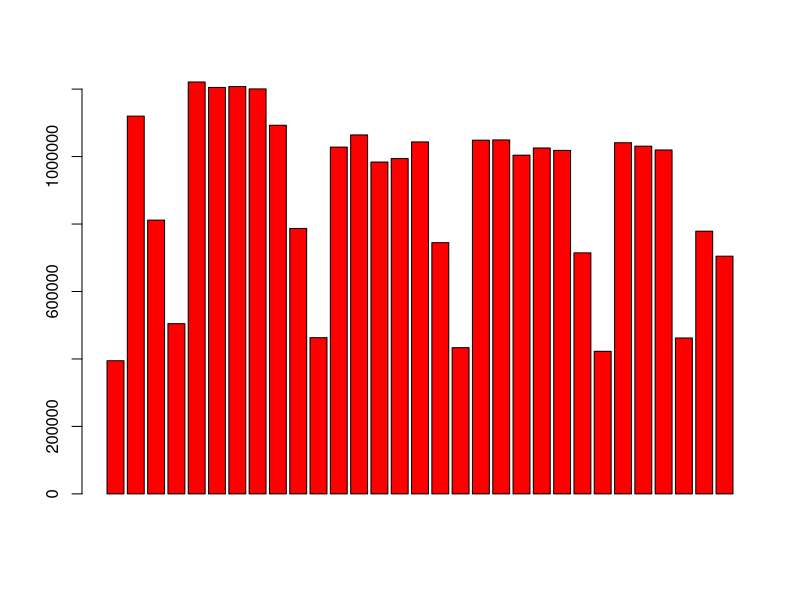

Write R code to recreate this figure.
## ---- chunk 1
library(data.table)
library(dplyr)
library(tidyr)
library(knitr)
## ---- chunk 2
dados <- fread('TP.csv',sep=';')
head(dados)
## ---- chunk 3
tdia <- group_by(dados,mes,dia,dsem) %>%
        summarise_each(funs(sum)) %>% 
        select(-hora) 
maio <- filter(tdia,mes==5) 
total = as.list(colSums(maio))
total[1:3] <- c('Total','','')
tabela <- rbindlist(list(maio,total))
kable(tabela, format = "markdown")
barplot(maio$ptot,col='red')
## ---- chunk 4
write.table(tdia,'dias_00.csv',sep=';',row.names=FALSE)
## ---- chunk 5
tmes <- group_by(tdia,mes) %>%
        summarise_each(funs(sum)) %>%
        select(-c(dia,dsem))   
total = as.list(colSums(tmes))
total[1] <- 'Total'
tabela <- rbindlist(list(tmes,total))
kable(tabela, format = "markdown")
## ---- chunk 6
dd = c('domingo','segunda-feira','terça-feira','quarta-feira','quinta-feira','sexta-feira','sábado','domingo')
mm = c('janeiro','fevereiro','março','abril','maio','junho','julho','agosto',
       'setembro','outubro','novembro','dezembro')
vmax = max(tdia$ptot)
dmax = tdia$dia[tdia$ptot==max(tdia$ptot)]
mmax = tdia$mes[tdia$ptot==max(tdia$ptot)]
dsmax = tdia$dsem[tdia$ptot==max(tdia$ptot)]
vmin = min(tdia$ptot)
dmin = tdia$dia[tdia$ptot==min(tdia$ptot)]
mmin = tdia$mes[tdia$ptot==min(tdia$ptot)]
dsmin = tdia$dsem[tdia$ptot==min(tdia$ptot)]
## ---- chunk 7
vmax = max(tmes$ptot)
mmax = tmes$mes[tmes$ptot==max(tmes$ptot)]
vmin = min(tmes$ptot)
mmin = tmes$mes[tmes$ptot==min(tmes$ptot)]
## ---- chunk 8
valid <- mutate(tmes,pint=ptot-pnin,pint=100*pint/ptot,mes=mm[mes]) %>%
        select(mes,pint)
kable(valid, format = "markdown")
## ---- chunk 9
medDS <- group_by(tdia,dsem) %>%
        summarise(media = mean(ptot)) %>% 
        arrange(dsem) %>%
        mutate(dsem=dd[dsem])
kable(medDS, format = "markdown")
## ---- chunk 10
tempMes <- mutate(tmes,peq = inte+0.5*meia) %>%
        select(mes,ptot,peq)
total = as.list(colSums(tempMes))
tempMes <- mutate(tempMes,mes=mm[mes])
total[1] <- 'Total'
tabela <- rbindlist(list(tempMes,total))
kable(tabela, format = "markdown")
## ---- chunk 11
tempMes <- mutate(tmes,pvan = ptot - pbus,percbus=100*pbus/ptot,percvan=100*pvan/ptot) %>%
        select(mes,pbus,percbus,pvan,percvan)
total = as.list(colSums(tempMes))
tempMes <- mutate(tempMes,mes=mm[mes])
total[1] <- 'Total'
total$percbus <- 100*total$pbus/(total$pbus+total$pvan)
total$percvan <- 100*total$pvan/(total$pbus+total$pvan)
tabela <- rbindlist(list(tempMes,total))
kable(tabela, format = "markdown")
